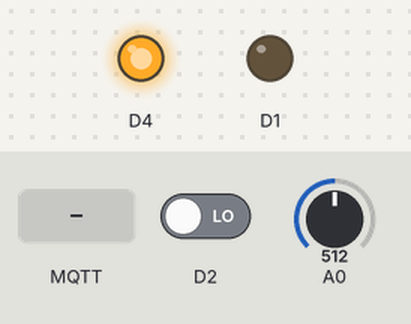
This sketch was run on a simulated ESP8266 (NodeMCU). On the bench: output pins drawn as LEDs (lit = HIGH). Inputs (shaded band) come from the test bench; at power-on: D2 LOW, A0 = 512. WiFi joins after 1.5 s; servers stay silent unless stated; no MQTT or app messages arrive unless stated; what the sketch prints to the serial monitor is not drawn.

Above: at 2.7 s.
2.8 s: MQTT message "1" arrives on the first subscribed topic
At 3.6 s:
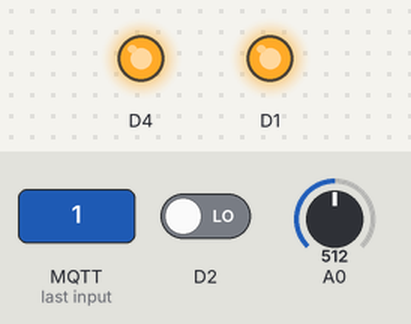
5.2 s: D2 driven HIGH
At 6.2 s:
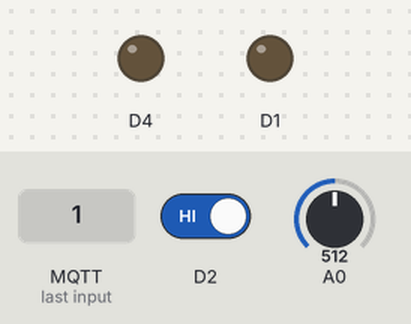
7.1 s: MQTT message "2" arrives on the first subscribed topic
At 7.4 s:
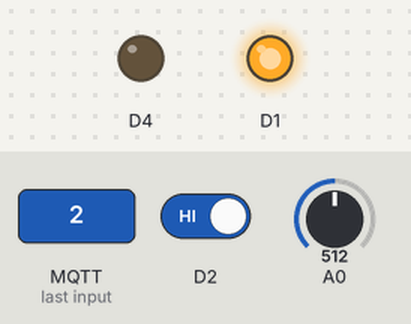
9.3 s: D2 driven LOW
At 10.7 s:
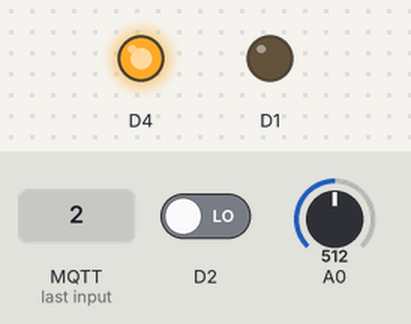
Timing chart, 0 to 12.2 s (numbered marks = the images above; inputs shaded):
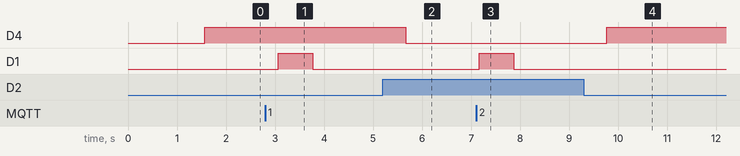

The sketch:

mqtt_esp8266_WATER_HEATER_CONTROL.ino
```cpp
#include <ESP8266WiFi.h>
#include <PubSubClient.h>
#include <math.h>

const double VCC = 3.3;             // NodeMCU on board 3.3v vcc
const double R2 = 10000;            // 10k ohm series resistor
const double adc_resolution = 1023; // 10-bit adc

const double A = 0.001129148;   // thermistor equation parameters
const double B = 0.000234125;
const double C = 0.0000000876741;

const char* ssid = "yourSSID_HERE";
const char* password = "yourPASSWORD_HERE";
const char* mqtt_server = "192.168.XXX.YYY"; // IP_ADDR of your raspberry pi with MQTT_BROKER_SOFTWARE installed

const int lightsensorInterval = 700; // number of millisecs between light sensor readings
const int powerbuttonPressed = 700; // number of millisecs between light sensor readings
const int powerbuttonAfterRelease = 400; // number of millisecs between light sensor readings
const int MaxNumberOf_LightSensorChecks = 13;
// ======================================================================

WiFiClient espClient;
PubSubClient client(espClient);

long lastMsg = 0;
char msg[50], topic_msg[50], topic_send_msg[50], payload_msg[50];

int value = 0, light_sensor_check_effective = 0;
int on_off_status = 0, light_status = 0, current_light_status = 0, LastEffective_light_status = 2, interim_light_status, expected_light_status;

unsigned int NumberOf_LightSensorChecks = 0;
unsigned long previousLightSensorMillis = 0; // time when light sensor D2 pin last checked

unsigned long currentMillis = 0;    // stores the value of millis() in each iteration of loop()

double Vout = 0, Rth = 0, temperature, adc_value;
// ======================================================================

void setup() {
  pinMode(D1,OUTPUT);
  pinMode(D2,INPUT);
  pinMode(BUILTIN_LED, OUTPUT);     // Initialize the BUILTIN_LED pin as an output

  Serial.begin(115200);
  setup_wifi();
  client.setServer(mqtt_server, 1883);
  client.setCallback(callback);
}

void setup_wifi() {
  delay(10);
// We start by connecting to a WiFi network
  WiFi.begin(ssid, password);
  while (WiFi.status() != WL_CONNECTED) {
    delay(500);
    Serial.print(".");
  }
//  Serial.println(WiFi.localIP());
}

void reconnect() {
  // Loop until we're reconnected
  while (!client.connected()) {
    Serial.print("Attempting MQTT connection...");
    // Attempt to connect
    if (client.connect(String(ESP.getChipId()).c_str())) {
//      Serial.println("connected");
      // Once connected, publish an announcement...
      // client.publish("/DEMO02", "hello reconnect!!!!!");
//      client.publish("/CLNT_ID", String(ESP.getChipId()).c_str());
      // ... and resubscribe
// ================================================================================
  for (int i = 0; i < 10; i++) {
//    Serial.print((char)payload[i]);
    msg[i] = (char)String(ESP.getChipId()).c_str()[i];
  }
  client.publish("/IAM_HERE", msg);

  digitalWrite(BUILTIN_LED, HIGH);
  digitalWrite(D1,LOW);   //set the digital output value of pin D1 to LOW = NO CONTACT / NO LIGHT FROM THE EXTERNAL LED

  snprintf (msg, 75, "/ID_%s_LISTEN", String(ESP.getChipId()).c_str());
  // client.publish("/", msg);
  client.subscribe(msg);
// ================================================================================
    } else {
//    Serial.println(" try again in 5 seconds");
      // Wait 5 seconds before retrying
      client.publish("/DEMO", "Wait 5 seconds before retrying!!!!!");
      delay(5000);
    }
  }
}

// ===========================================================
// ===============   S   T    A    R    T   ==================
// ===========================================================
void callback(char* topic, byte* payload, unsigned int length) {
//  Serial.print("Message arrived [");
//  Serial.print(topic);
  for (int i = 0; i < 50; i++) {
    payload_msg[i] = NULL;
  }
  for (int i = 0; i < length; i++) {
    payload_msg[i] = (char)payload[i];
  }
  on_off_status = 0;
// current_light_status = 0;
// == LISTEN FOR POSSIBLE COMMANDS <=> ACTIONS: 0=REPORT_TEMP and STATUS(ON_OFF); 1=POWER_ON; 2=POWER_OFF  ==
  snprintf (topic_msg, 75, "/ID_%s_LISTEN", String(ESP.getChipId()).c_str());
  if (strcmp(topic, topic_msg)==0){
      switch ((char)payload_msg[0]) {
        case '0':
            on_off_status = 0;
            expected_light_status = 2;
            NumberOf_LightSensorChecks =0;
            light_sensor_check_effective = 0;
            break;
        case '1':
            on_off_status = 1;
            expected_light_status = 1;
            NumberOf_LightSensorChecks = 0;
            light_sensor_check_effective = 1;
            break;
        case '2':
            on_off_status = 2;
            expected_light_status = 0;
            NumberOf_LightSensorChecks = 0;
            light_sensor_check_effective = 1;
            break;
        case '3':
            light_sensor_check_effective = 1;
            NumberOf_LightSensorChecks = 0;
            expected_light_status = 2;
            on_off_status = 0;
            break;
        default:
        break;
      }

      if (on_off_status == 0) {
        snprintf (topic_send_msg, 75, "/ID_%ld_REPORT", ESP.getChipId());
      } else {
        snprintf (topic_send_msg, 75, "/ID_%ld_TOGGLE", ESP.getChipId());
      }
      snprintf (msg, 75, "TEMP=%2.1f_ONOFF=%ld_LIGHT=%ld", temperature, LastEffective_light_status, digitalRead(D2));
      client.publish(topic_send_msg, msg);
  }
  if (strcmp(topic,"/echo")==0) {
  }
}
// =====================================================

void readLightSensor() {

     if (millis() - previousLightSensorMillis >= lightsensorInterval) {
        if (NumberOf_LightSensorChecks >  MaxNumberOf_LightSensorChecks) {
            light_sensor_check_effective = 0;
            snprintf (topic_send_msg, 75, "/ID_%ld_TOGGLE", ESP.getChipId());
            snprintf (msg, 75, "NEGATIVE_ONOFF=%ld_CHECKS=%ld", LastEffective_light_status, NumberOf_LightSensorChecks);
            client.publish(topic_send_msg, msg);
            light_sensor_check_effective = 0;
            NumberOf_LightSensorChecks = 0;
            previousLightSensorMillis = millis();
            return;
        }
        if ((NumberOf_LightSensorChecks <=  MaxNumberOf_LightSensorChecks) && (light_sensor_check_effective == 1)) {

               NumberOf_LightSensorChecks++;

               previousLightSensorMillis += lightsensorInterval;

               current_light_status = digitalRead(D2);

               if (digitalRead(D2) == HIGH) {   //read the digital value on pin D2 ==== 1. "LOW=0" means that NO LIGHT IS AVAILABLE; 2. "HIGH=1" means that WE DO HAVE LIGHT BEAMING TOWARDS LIGHT SENSOR
                     LastEffective_light_status = 1;
                     if (expected_light_status == 1) {
                          light_status = current_light_status || light_status;
                          interim_light_status = light_status;

                            if (light_status == expected_light_status) {
                                  LastEffective_light_status = 1;
                                  snprintf (topic_send_msg, 75, "/ID_%ld_TOGGLE", ESP.getChipId());
                                  snprintf (msg, 75, "DONE_ONOFF=%ld_CHECKS=%ld", LastEffective_light_status, NumberOf_LightSensorChecks);
                                  client.publish(topic_send_msg, msg);
                                  light_sensor_check_effective = 0;
                                  light_status = 0;
                                  // return;
                            } else {
                                  yield();
                            }

                     } else {
                          if (NumberOf_LightSensorChecks >  MaxNumberOf_LightSensorChecks) {

                            LastEffective_light_status = 1;
                            light_sensor_check_effective = 0;

                            snprintf (topic_send_msg, 75, "/ID_%ld_TOGGLE", ESP.getChipId());
                            snprintf (msg, 75, "NEGATIVE_ONOFF=%ld_CHECKS=%ld", LastEffective_light_status, NumberOf_LightSensorChecks);
                            client.publish(topic_send_msg, msg);
                            // UNSUCESSFULL light check
                            NumberOf_LightSensorChecks = 0;
                            previousLightSensorMillis = millis();
                            // return;
                          }
                     }

               } else {

                     LastEffective_light_status = 0;

                     if (expected_light_status == 0) {
                          light_status = current_light_status || light_status;

                          if (NumberOf_LightSensorChecks == (MaxNumberOf_LightSensorChecks - 4)) {
                            interim_light_status = light_status;
                          }

                          if (NumberOf_LightSensorChecks > (MaxNumberOf_LightSensorChecks - 2)) {
                            if ((light_status == expected_light_status) && (expected_light_status == interim_light_status)) {
                                  LastEffective_light_status = 0;
                                  snprintf (topic_send_msg, 75, "/ID_%ld_TOGGLE", ESP.getChipId());
                                  snprintf (msg, 75, "DONE_ONOFF=%ld_CHECKS=%ld", LastEffective_light_status, NumberOf_LightSensorChecks);
                                  client.publish(topic_send_msg, msg);
                                  light_sensor_check_effective = 0;
                                  light_status = 0;
                                  // return;
                            }
                          }


                     } else {
                          if (NumberOf_LightSensorChecks >  MaxNumberOf_LightSensorChecks) {

                            light_sensor_check_effective = 0;
                            LastEffective_light_status = 0;
                            snprintf (topic_send_msg, 75, "/ID_%ld_TOGGLE", ESP.getChipId());
                            snprintf (msg, 75, "NEGATIVE_ONOFF=%ld_CHECKS=%ld", LastEffective_light_status, NumberOf_LightSensorChecks);
                            client.publish(topic_send_msg, msg);

                            NumberOf_LightSensorChecks = 0;
                            previousLightSensorMillis = millis();
                          }
                     }
               }

        } else {
              if (light_sensor_check_effective == 1) {

                            previousLightSensorMillis += lightsensorInterval;
                            light_sensor_check_effective = 0;

                            snprintf (topic_send_msg, 75, "/ID_%ld_TOGGLE", ESP.getChipId());
                            snprintf (msg, 75, "NEGATIVE_ONOFF=%ld_CHECKS=%ld", LastEffective_light_status, NumberOf_LightSensorChecks);
                            client.publish(topic_send_msg, msg);

                            NumberOf_LightSensorChecks = 0;
                            previousLightSensorMillis = millis();
              }
        }
        // previousLightSensorMillis += lightsensorInterval;
     }
}

//======================================================
int on_off(int stat_to_go) {
  if (stat_to_go == 0) {
    // digitalWrite(BUILTIN_LED, HIGH);
   digitalWrite(D1,LOW);   //set the digital output value of pin D1 to that value
   // on_off_status == !on_off_status;
  } else {
    digitalWrite(D1,HIGH);   // set the digital output value of pin D1 to HIGH = YES CONTACT / BEAMING LIGHT FROM THE EXTERNAL LED
    // digitalWrite(BUILTIN_LED, !BUILTIN_LED);  // toggle state
    delay(powerbuttonPressed);  // wait around for 7/10 sec (700 ms)
    digitalWrite(D1,LOW);   // set the digital output value of pin D1 to LOW = NO CONTACT / NO LIGHT FROM THE EXTERNAL LED
    delay(powerbuttonAfterRelease);  // wait around for 3/10 sec (300 ms)

    if (expected_light_status != current_light_status) {
      light_sensor_check_effective = 1;
    }
    on_off_status = !on_off_status;
  }
  return on_off_status;
}

// =====================================================
void loop() {
  if (!client.connected()) {
    reconnect();
  }
  delay(500);
  client.loop();

  long now = millis();
  currentMillis = now;   // capture the latest value of millis()

  if (now - lastMsg > 500) {
    lastMsg = now;
    ++value;

    adc_value = analogRead(A0);
    Vout = (adc_value * VCC) / adc_resolution;
    Rth = (VCC * R2 / Vout) - R2;

    temperature = (1 / (A + (B * log(Rth)) + (C * pow((log(Rth)),3))));   // Temperature in kelvin
    temperature = temperature - 273.15;  // Temperature in degree celsius

    int reads = digitalRead(D2); //read the digital value on pin D2 ==== 1. "LOW=0" means that NO LIGHT IS AVAILABLE; 2. "HIGH=1" means that WE DO HAVE LIGHT TOWARDS LIGHT SENSOR
    digitalWrite(BUILTIN_LED, !reads); // BUILTIN_LED = HIGH means BUILTIN_LED is OFF and BUILTIN_LED = LOW means BUILTIN_LED is ON

    if (expected_light_status < 2) {
          on_off_status = on_off(on_off_status);  // **************************  THE MAIN FUNC ***********************************
          readLightSensor();
    }

  }
}

// ============================================================================================   E N D     E N D    E N D     E N D    ========================================================================================
```

Measured:
- after the input at 2.8 s, D1: LOW → HIGH after 0.27 s, → LOW 0.70 s later
- after the input at 5.2 s, D4: HIGH → LOW after 0.47 s
- after the input at 7.1 s, D1: LOW → HIGH after 0.07 s, → LOW 0.70 s later
- after the input at 9.3 s, D4: LOW → HIGH after 0.47 s
